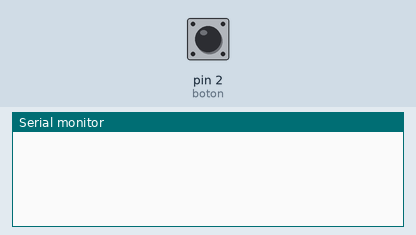
Bench run of a sketch on a simulated Arduino Uno, built with avr-gcc and run on an emulated ATmega328P. On the bench: the last lines printed to the serial monitor. Inputs (shaded band) come from the test bench; at power-on: pin 2 (boton) HIGH.

Above: at 1.2 s.
1.3 s: pin 2 (boton) pulled LOW for 0.15 s
At 1.9 s:
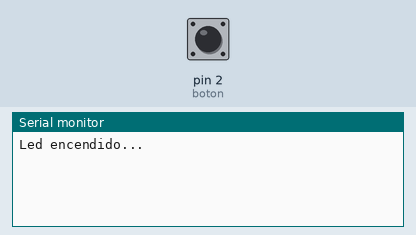
3.0 s: pin 2 (boton) pulled LOW for 1 s
At 5.0 s:
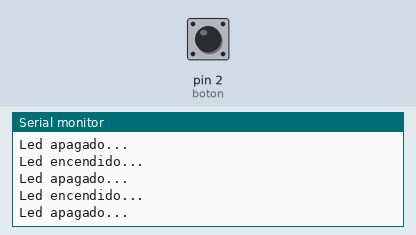

Measured:
- after the input at 1.3 s, the serial monitor: prints a new line after 0.20 s (image 1)
- after the input at 3.0 s, the serial monitor: prints a new line after 0.20 s (image 2)

The sketch:

ledToggle.ino
```cpp
#define boton 2
#define led 0

boolean estadoLed = false;

void setup() {
	Serial.begin(115200);
	pinMode(boton, INPUT);
	pinMode(led, OUTPUT);
}

void loop() {
	if(!digitalRead(boton)){
		delay(200);
		if(estadoLed){
			digitalWrite(led, LOW);
			estadoLed = false;
			Serial.println("Led apagado...");
		}
		else{
			digitalWrite(led, HIGH);
			estadoLed = true;
			Serial.println("Led encendido...");
		}
	}
}
```
